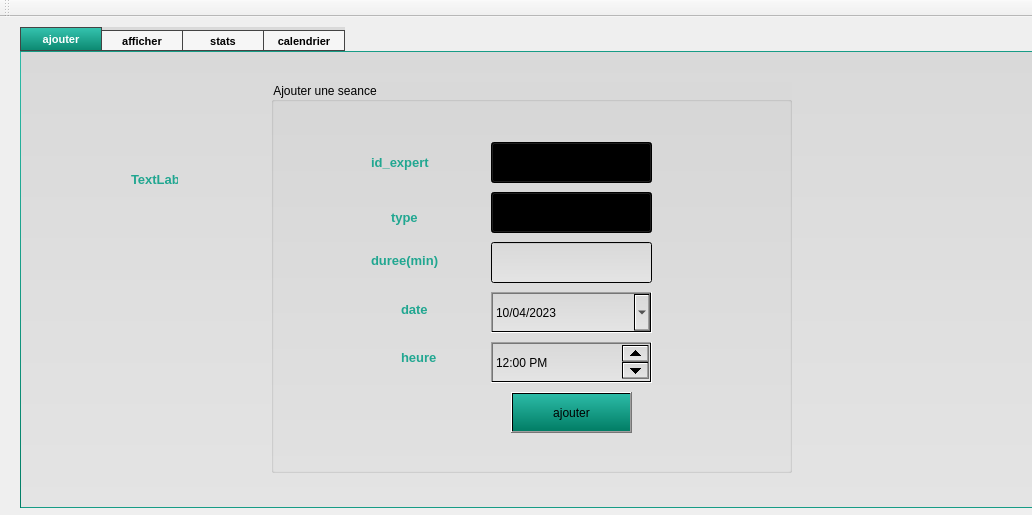
<?xml version="1.0" encoding="UTF-8"?>
<ui version="4.0">
 <class>MainWindow</class>
 <widget class="QMainWindow" name="MainWindow">
  <property name="geometry">
   <rect>
    <x>0</x>
    <y>0</y>
    <width>1032</width>
    <height>515</height>
   </rect>
  </property>
  <property name="windowTitle">
   <string>Gestion des Clients</string>
  </property>
  <widget class="QWidget" name="centralWidget">
   <widget class="QTabWidget" name="Modifier">
    <property name="geometry">
     <rect>
      <x>20</x>
      <y>10</y>
      <width>1021</width>
      <height>481</height>
     </rect>
    </property>
    <property name="styleSheet">
     <string notr="true">QWidget
{
	background-color: qlineargradient(spread:repeat, x1:1, y1:0, x2:1, y2:1, stop:0 rgba(217, 217, 217, 255),stop:1 rgba(228, 228, 228, 255));
	color: #000000;

}


/*-----QLabel-----*/
QLabel
{
	background-color: transparent;
	color: qlineargradient(spread:repeat, x1:1, y1:0, x2:1, y2:1, stop:0 rgba(54, 197, 177, 255),stop:1 rgba(11, 135, 111, 255));
	font-size: 10pt;
	font-weight: bold;
	border-color: #000000;

}


/*-----QToolButton-----*/
QToolButton
{
	background-color: qlineargradient(spread:repeat, x1:1, y1:0, x2:1, y2:1, stop:0 rgba(44, 187, 167, 255),stop:1 rgba(1, 125, 101, 255));
	color: #fff;
	font-size: 12pt;
	border-radius: 4px;
	padding: 10px;

}


QToolButton::pressed
{
	background-color: qlineargradient(spread:repeat, x1:1, y1:0, x2:1, y2:1, stop:0 rgba(54, 197, 177, 255),stop:1 rgba(11, 135, 111, 255));

}


/*-----QTabWidget-----*/
QTabBar::tab 
{
	font-size: 8pt;
	font-weight: bold;
	width: 80px;
    border: 1px solid #444;
    padding-top: 3px;
    padding-bottom: 2px;
    margin-right: -1px;

}

QTabWidget::pane 
{
    border: 1px solid qlineargradient(spread:repeat, x1:1, y1:0, x2:1, y2:1, stop:0 rgba(44, 187, 167, 255),stop:1 rgba(1, 125, 101, 255));;

}

QTabBar::tab:last
{
    margin-right: 0; 

}

QTabBar::tab:first:!selected
{
	margin-left: 0px; 

}

QTabBar::tab:!selected
{
    color: #000;
    margin-top: 3px;
    background-color: #f6f6f6;

}

QTabBar::tab:selected
{
	background-color: qlineargradient(spread:repeat, x1:1, y1:0, x2:1, y2:1, stop:0 rgba(54, 197, 177, 255),stop:1 rgba(11, 135, 111, 255));
	color: #fff;

}

QTabBar::tab:!selected:hover
{
    background-color: qlineargradient(spread:repeat, x1:1, y1:0, x2:1, y2:1, stop:0 rgba(44, 187, 167, 255),stop:1 rgba(1, 125, 101, 255));

}
QCalendarWidget QWidget#qt_calendar_calendarview {
    background-color: white;
}
QPushButton{
	background-color: qlineargradient(spread:repeat, x1:1, y1:0, x2:1, y2:1, stop:0 rgba(44, 187, 167, 255),stop:1 rgba(1, 125, 101, 255));

}
QPushButton::default{
	background-color: qlineargradient(spread:repeat, x1:1, y1:0, x2:1, y2:1, stop:0 rgba(44, 187, 167, 255),stop:1 rgba(1, 125, 101, 255));

}
QPushButton:hover{
background-color: light green;

}
QPushButton:pressed{
	
}</string>
    </property>
    <property name="currentIndex">
     <number>0</number>
    </property>
    <widget class="QWidget" name="ajouter">
     <attribute name="title">
      <string>ajouter</string>
     </attribute>
     <widget class="QGroupBox" name="groupBox">
      <property name="geometry">
       <rect>
        <x>250</x>
        <y>30</y>
        <width>521</width>
        <height>391</height>
       </rect>
      </property>
      <property name="styleSheet">
       <string notr="true"/>
      </property>
      <property name="title">
       <string>Ajouter une seance</string>
      </property>
      <widget class="QLabel" name="label_2">
       <property name="geometry">
        <rect>
         <x>100</x>
         <y>60</y>
         <width>101</width>
         <height>41</height>
        </rect>
       </property>
       <property name="styleSheet">
        <string notr="true"/>
       </property>
       <property name="text">
        <string>id_expert</string>
       </property>
      </widget>
      <widget class="QLabel" name="label_4">
       <property name="geometry">
        <rect>
         <x>120</x>
         <y>120</y>
         <width>51</width>
         <height>31</height>
        </rect>
       </property>
       <property name="styleSheet">
        <string notr="true"/>
       </property>
       <property name="text">
        <string>type</string>
       </property>
      </widget>
      <widget class="QLabel" name="label_5">
       <property name="geometry">
        <rect>
         <x>100</x>
         <y>170</y>
         <width>111</width>
         <height>16</height>
        </rect>
       </property>
       <property name="styleSheet">
        <string notr="true"/>
       </property>
       <property name="text">
        <string>duree(min)</string>
       </property>
      </widget>
      <widget class="QLabel" name="label_6">
       <property name="geometry">
        <rect>
         <x>130</x>
         <y>220</y>
         <width>47</width>
         <height>14</height>
        </rect>
       </property>
       <property name="styleSheet">
        <string notr="true"/>
       </property>
       <property name="text">
        <string>date</string>
       </property>
      </widget>
      <widget class="QLineEdit" name="duree">
       <property name="geometry">
        <rect>
         <x>220</x>
         <y>160</y>
         <width>161</width>
         <height>41</height>
        </rect>
       </property>
       <property name="styleSheet">
        <string notr="true"/>
       </property>
      </widget>
      <widget class="QPushButton" name="ajouter_5">
       <property name="geometry">
        <rect>
         <x>240</x>
         <y>310</y>
         <width>121</width>
         <height>41</height>
        </rect>
       </property>
       <property name="styleSheet">
        <string notr="true"/>
       </property>
       <property name="text">
        <string>ajouter</string>
       </property>
      </widget>
      <widget class="QComboBox" name="id_exp">
       <property name="geometry">
        <rect>
         <x>220</x>
         <y>60</y>
         <width>161</width>
         <height>41</height>
        </rect>
       </property>
       <property name="styleSheet">
        <string notr="true"/>
       </property>
      </widget>
      <widget class="QLabel" name="label">
       <property name="geometry">
        <rect>
         <x>130</x>
         <y>260</y>
         <width>71</width>
         <height>31</height>
        </rect>
       </property>
       <property name="styleSheet">
        <string notr="true"/>
       </property>
       <property name="text">
        <string>heure</string>
       </property>
      </widget>
      <widget class="QTimeEdit" name="heure">
       <property name="geometry">
        <rect>
         <x>220</x>
         <y>260</y>
         <width>161</width>
         <height>41</height>
        </rect>
       </property>
       <property name="styleSheet">
        <string notr="true"/>
       </property>
       <property name="maximumTime">
        <time>
         <hour>16</hour>
         <minute>0</minute>
         <second>0</second>
        </time>
       </property>
       <property name="minimumTime">
        <time>
         <hour>8</hour>
         <minute>0</minute>
         <second>0</second>
        </time>
       </property>
       <property name="displayFormat">
        <string>hh:mm AP</string>
       </property>
       <property name="time">
        <time>
         <hour>12</hour>
         <minute>0</minute>
         <second>0</second>
        </time>
       </property>
      </widget>
      <widget class="QDateEdit" name="date">
       <property name="geometry">
        <rect>
         <x>220</x>
         <y>210</y>
         <width>161</width>
         <height>41</height>
        </rect>
       </property>
       <property name="styleSheet">
        <string notr="true"/>
       </property>
       <property name="dateTime">
        <datetime>
         <hour>0</hour>
         <minute>0</minute>
         <second>0</second>
         <year>2023</year>
         <month>4</month>
         <day>10</day>
        </datetime>
       </property>
       <property name="maximumDateTime">
        <datetime>
         <hour>23</hour>
         <minute>59</minute>
         <second>59</second>
         <year>2023</year>
         <month>12</month>
         <day>31</day>
        </datetime>
       </property>
       <property name="minimumDateTime">
        <datetime>
         <hour>0</hour>
         <minute>0</minute>
         <second>0</second>
         <year>2023</year>
         <month>4</month>
         <day>10</day>
        </datetime>
       </property>
       <property name="displayFormat">
        <string notr="true">dd/MM/yyyy</string>
       </property>
       <property name="calendarPopup">
        <bool>true</bool>
       </property>
      </widget>
      <widget class="QComboBox" name="type">
       <property name="geometry">
        <rect>
         <x>220</x>
         <y>110</y>
         <width>161</width>
         <height>41</height>
        </rect>
       </property>
       <property name="styleSheet">
        <string notr="true"/>
       </property>
       <item>
        <property name="text">
         <string>sport</string>
        </property>
       </item>
       <item>
        <property name="text">
         <string>consultation</string>
        </property>
       </item>
      </widget>
     </widget>
     <widget class="QLabel" name="label_3">
      <property name="geometry">
       <rect>
        <x>0</x>
        <y>-80</y>
        <width>801</width>
        <height>581</height>
       </rect>
      </property>
      <property name="styleSheet">
       <string notr="true">font: 81 12pt &quot;Rockwell Extra Bold&quot;;</string>
      </property>
      <property name="text">
       <string/>
      </property>
      <property name="pixmap">
       <pixmap>../background.png</pixmap>
      </property>
     </widget>
     <widget class="QLabel" name="label_9">
      <property name="geometry">
       <rect>
        <x>110</x>
        <y>120</y>
        <width>47</width>
        <height>14</height>
       </rect>
      </property>
      <property name="text">
       <string>TextLabel</string>
      </property>
     </widget>
     <zorder>label_3</zorder>
     <zorder>groupBox</zorder>
     <zorder>label_9</zorder>
    </widget>
    <widget class="QWidget" name="tab_2">
     <attribute name="title">
      <string>afficher</string>
     </attribute>
     <widget class="QGroupBox" name="groupBox_5">
      <property name="geometry">
       <rect>
        <x>10</x>
        <y>60</y>
        <width>371</width>
        <height>351</height>
       </rect>
      </property>
      <property name="title">
       <string>Modifier/Supprimer</string>
      </property>
      <widget class="QLabel" name="label_23">
       <property name="geometry">
        <rect>
         <x>90</x>
         <y>40</y>
         <width>91</width>
         <height>21</height>
        </rect>
       </property>
       <property name="text">
        <string>id_seance</string>
       </property>
      </widget>
      <widget class="QLabel" name="label_24">
       <property name="geometry">
        <rect>
         <x>90</x>
         <y>80</y>
         <width>81</width>
         <height>21</height>
        </rect>
       </property>
       <property name="text">
        <string>id_expert</string>
       </property>
      </widget>
      <widget class="QLabel" name="label_25">
       <property name="geometry">
        <rect>
         <x>120</x>
         <y>120</y>
         <width>51</width>
         <height>21</height>
        </rect>
       </property>
       <property name="text">
        <string>type</string>
       </property>
      </widget>
      <widget class="QLabel" name="label_26">
       <property name="geometry">
        <rect>
         <x>110</x>
         <y>160</y>
         <width>51</width>
         <height>16</height>
        </rect>
       </property>
       <property name="text">
        <string>duree</string>
       </property>
      </widget>
      <widget class="QLabel" name="label_27">
       <property name="geometry">
        <rect>
         <x>120</x>
         <y>200</y>
         <width>47</width>
         <height>14</height>
        </rect>
       </property>
       <property name="text">
        <string>date</string>
       </property>
      </widget>
      <widget class="QLineEdit" name="id_seance_5">
       <property name="geometry">
        <rect>
         <x>190</x>
         <y>30</y>
         <width>131</width>
         <height>31</height>
        </rect>
       </property>
      </widget>
      <widget class="QLineEdit" name="duree_5">
       <property name="geometry">
        <rect>
         <x>190</x>
         <y>150</y>
         <width>131</width>
         <height>31</height>
        </rect>
       </property>
      </widget>
      <widget class="QPushButton" name="modifier">
       <property name="geometry">
        <rect>
         <x>210</x>
         <y>270</y>
         <width>101</width>
         <height>31</height>
        </rect>
       </property>
       <property name="text">
        <string>Modifier</string>
       </property>
      </widget>
      <widget class="QPushButton" name="supprimer">
       <property name="geometry">
        <rect>
         <x>210</x>
         <y>310</y>
         <width>101</width>
         <height>31</height>
        </rect>
       </property>
       <property name="text">
        <string>Supprimer</string>
       </property>
      </widget>
      <widget class="QLineEdit" name="id_exp_5">
       <property name="geometry">
        <rect>
         <x>190</x>
         <y>70</y>
         <width>131</width>
         <height>31</height>
        </rect>
       </property>
      </widget>
      <widget class="QLabel" name="label_8">
       <property name="geometry">
        <rect>
         <x>110</x>
         <y>240</y>
         <width>47</width>
         <height>14</height>
        </rect>
       </property>
       <property name="text">
        <string>heure</string>
       </property>
      </widget>
      <widget class="QDateEdit" name="type_5">
       <property name="geometry">
        <rect>
         <x>190</x>
         <y>190</y>
         <width>131</width>
         <height>31</height>
        </rect>
       </property>
       <property name="dateTime">
        <datetime>
         <hour>0</hour>
         <minute>0</minute>
         <second>0</second>
         <year>2023</year>
         <month>4</month>
         <day>10</day>
        </datetime>
       </property>
       <property name="maximumDateTime">
        <datetime>
         <hour>23</hour>
         <minute>59</minute>
         <second>59</second>
         <year>2023</year>
         <month>12</month>
         <day>31</day>
        </datetime>
       </property>
       <property name="minimumDateTime">
        <datetime>
         <hour>0</hour>
         <minute>0</minute>
         <second>0</second>
         <year>2023</year>
         <month>4</month>
         <day>10</day>
        </datetime>
       </property>
       <property name="displayFormat">
        <string notr="true">dd/MM/yyyy</string>
       </property>
       <property name="calendarPopup">
        <bool>true</bool>
       </property>
       <property name="date">
        <date>
         <year>2023</year>
         <month>4</month>
         <day>10</day>
        </date>
       </property>
      </widget>
      <widget class="QComboBox" name="date_5">
       <property name="geometry">
        <rect>
         <x>190</x>
         <y>110</y>
         <width>131</width>
         <height>31</height>
        </rect>
       </property>
       <item>
        <property name="text">
         <string>sport</string>
        </property>
       </item>
       <item>
        <property name="text">
         <string>consultation</string>
        </property>
       </item>
      </widget>
      <widget class="QTimeEdit" name="heure_2">
       <property name="geometry">
        <rect>
         <x>190</x>
         <y>230</y>
         <width>131</width>
         <height>31</height>
        </rect>
       </property>
       <property name="maximumTime">
        <time>
         <hour>16</hour>
         <minute>0</minute>
         <second>0</second>
        </time>
       </property>
       <property name="minimumTime">
        <time>
         <hour>8</hour>
         <minute>0</minute>
         <second>0</second>
        </time>
       </property>
       <property name="displayFormat">
        <string>hh:mm AP</string>
       </property>
       <property name="time">
        <time>
         <hour>12</hour>
         <minute>0</minute>
         <second>0</second>
        </time>
       </property>
      </widget>
     </widget>
     <widget class="QLabel" name="label_7">
      <property name="geometry">
       <rect>
        <x>-20</x>
        <y>-40</y>
        <width>1011</width>
        <height>551</height>
       </rect>
      </property>
      <property name="styleSheet">
       <string notr="true"/>
      </property>
      <property name="text">
       <string/>
      </property>
      <property name="pixmap">
       <pixmap>../background.png</pixmap>
      </property>
     </widget>
     <widget class="QPushButton" name="pdf">
      <property name="geometry">
       <rect>
        <x>424</x>
        <y>10</y>
        <width>81</width>
        <height>31</height>
       </rect>
      </property>
      <property name="styleSheet">
       <string notr="true"/>
      </property>
      <property name="text">
       <string>pdf</string>
      </property>
     </widget>
     <widget class="QLineEdit" name="rechetxt">
      <property name="geometry">
       <rect>
        <x>590</x>
        <y>10</y>
        <width>141</width>
        <height>31</height>
       </rect>
      </property>
      <property name="text">
       <string/>
      </property>
     </widget>
     <widget class="QPushButton" name="tri_2">
      <property name="geometry">
       <rect>
        <x>330</x>
        <y>10</y>
        <width>81</width>
        <height>31</height>
       </rect>
      </property>
      <property name="styleSheet">
       <string notr="true"/>
      </property>
      <property name="text">
       <string>tri</string>
      </property>
     </widget>
     <widget class="QTableView" name="tableView">
      <property name="geometry">
       <rect>
        <x>390</x>
        <y>50</y>
        <width>611</width>
        <height>381</height>
       </rect>
      </property>
     </widget>
     <zorder>label_7</zorder>
     <zorder>groupBox_5</zorder>
     <zorder>pdf</zorder>
     <zorder>rechetxt</zorder>
     <zorder>tri_2</zorder>
     <zorder>tableView</zorder>
    </widget>
    <widget class="QWidget" name="tab_3">
     <attribute name="title">
      <string>stats</string>
     </attribute>
     <widget class="QWidget" name="verticalLayoutWidget">
      <property name="geometry">
       <rect>
        <x>130</x>
        <y>50</y>
        <width>741</width>
        <height>351</height>
       </rect>
      </property>
      <layout class="QVBoxLayout" name="stats"/>
     </widget>
    </widget>
    <widget class="QWidget" name="tab">
     <attribute name="title">
      <string>calendrier</string>
     </attribute>
     <widget class="QCalendarWidget" name="calendarWidget">
      <property name="geometry">
       <rect>
        <x>70</x>
        <y>0</y>
        <width>821</width>
        <height>331</height>
       </rect>
      </property>
      <property name="styleSheet">
       <string notr="true">QCalendarWidget {
    font-size: 15px;
    color: rgb(180, 180, 180);
    selection-background-color: rgb(64, 64, 64);
    selection-color: rgb(0, 255, 0);
background-color:white;
}</string>
      </property>
     </widget>
     <widget class="QTableView" name="tableView_2">
      <property name="geometry">
       <rect>
        <x>500</x>
        <y>340</y>
        <width>271</width>
        <height>81</height>
       </rect>
      </property>
     </widget>
     <widget class="QTableView" name="tableView_3">
      <property name="geometry">
       <rect>
        <x>240</x>
        <y>340</y>
        <width>251</width>
        <height>81</height>
       </rect>
      </property>
     </widget>
    </widget>
   </widget>
  </widget>
  <widget class="QMenuBar" name="menuBar">
   <property name="geometry">
    <rect>
     <x>0</x>
     <y>0</y>
     <width>1032</width>
     <height>21</height>
    </rect>
   </property>
  </widget>
  <widget class="QToolBar" name="mainToolBar">
   <attribute name="toolBarArea">
    <enum>TopToolBarArea</enum>
   </attribute>
   <attribute name="toolBarBreak">
    <bool>false</bool>
   </attribute>
  </widget>
 </widget>
 <layoutdefault spacing="6" margin="11"/>
 <resources/>
 <connections/>
</ui>
